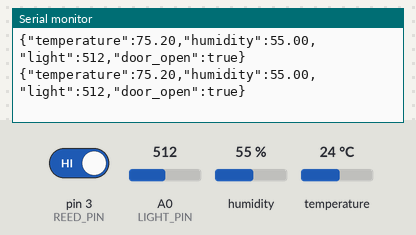
This sketch was run on a simulated Arduino Uno, built with avr-gcc and run on an emulated ATmega328P. On the bench: the last lines printed to the serial monitor. The inputs (shaded band) are chosen by the test bench; at power-on: pin 3 (REED_PIN) HIGH, humidity 55 %, A0 (LIGHT_PIN) = 512, temperature 24 °C.

Above: at 2.8 s.
2.9 s: pin 3 (REED_PIN) driven LOW
At 5.5 s:
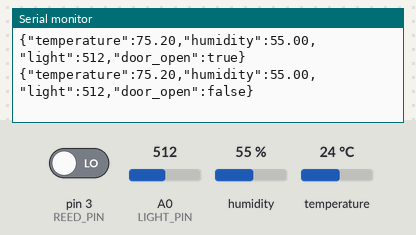
7.5 s: humidity set to 22 %
At 9.4 s:
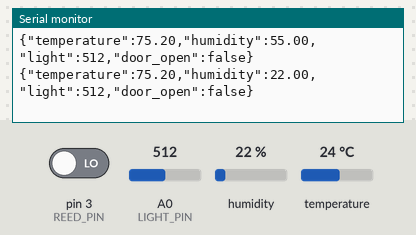
10.2 s: A0 (LIGHT_PIN) set to 716
At 10.2 s:
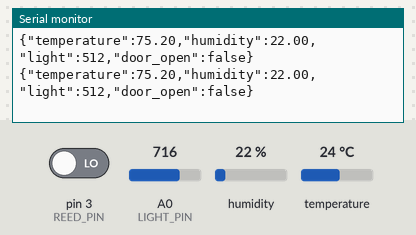
12.9 s: temperature set to 12 °C
At 15.2 s:
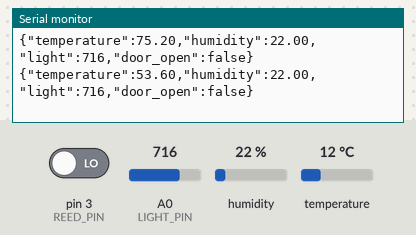
15.6 s: A0 (LIGHT_PIN) set to 900
At 17.2 s:
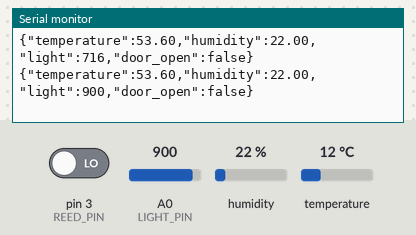
18.3 s: pin 3 (REED_PIN) driven HIGH
At 21.1 s:
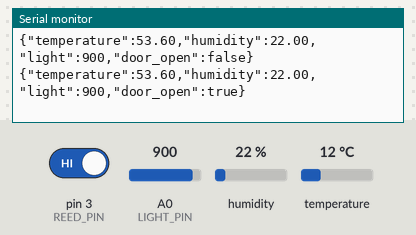
Timing chart, 0 to 22.0 s (numbered marks = the images above; inputs shaded):
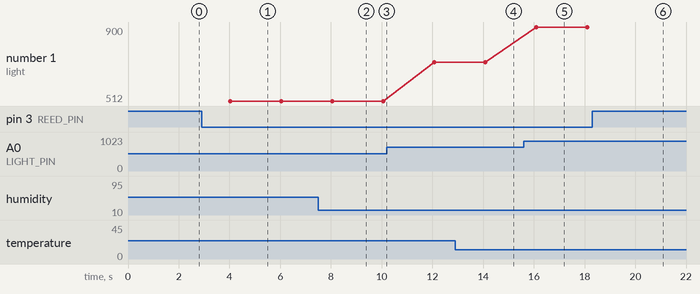

The sketch:

office-command.ino
```cpp
#include <DHT.h>
#include <avr/wdt.h>

const int DHT_PIN = 2;
const int LIGHT_PIN = A0;
const int REED_PIN = 3;

#define DHTTYPE DHT22
DHT dht(DHT_PIN, DHTTYPE);

void setup() {
  Serial.begin(9600);
  dht.begin();
  pinMode(REED_PIN, INPUT_PULLUP);
  wdt_enable(WDTO_4S);
}

void loop() {
  wdt_reset();

  float temperature = dht.readTemperature(true);
  float humidity = dht.readHumidity();
  int lightLevel = analogRead(LIGHT_PIN);
  int doorState = digitalRead(REED_PIN);

  String payload = "{";
  payload += "\"temperature\":" + String(temperature, 2) + ",";
  payload += "\"humidity\":" + String(humidity, 2) + ",";
  payload += "\"light\":" + String(lightLevel) + ",";
  payload += "\"door_open\":" + String(doorState == HIGH ? "true" : "false");
  payload += "}";

  Serial.println(payload);
  delay(2000);
}
```

Measured:
- after the input at 2.9 s, the serial monitor: prints a new line after 1.1 s (image 1)
- after the input at 7.5 s, the serial monitor: prints a new line after 0.55 s (image 2)
- after the input at 12.9 s, the serial monitor: prints a new line after 1.2 s (image 4)
- after the input at 15.6 s, the serial monitor: prints a new line after 0.50 s (image 5)
- after the input at 18.3 s, the serial monitor: prints a new line after 1.8 s (image 6)
- plotted number 1: 512 → 716 after the input at 10.2 s, 716 → 900 after the input at 15.6 s
